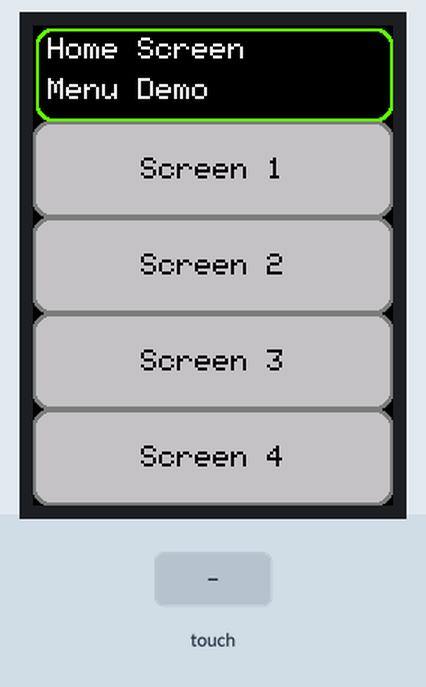
Recording of a sketch running on a simulated Arduino Uno, built with avr-gcc and run on an emulated ATmega328P. Parts: 240×320 colour display. The test bench sets the inputs (shaded band). What the sketch prints to the serial monitor is not drawn.

Above: at 1.6 s.
1.7 s: touch panel pressed at 13 % / 30 % of its raw x / y range
At 3.0 s:
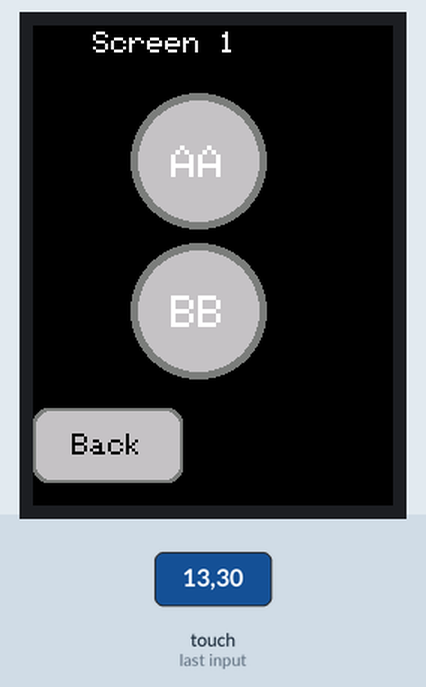
3.3 s: touch panel pressed at 13 % / 90 % of its raw x / y range
At 4.7 s:
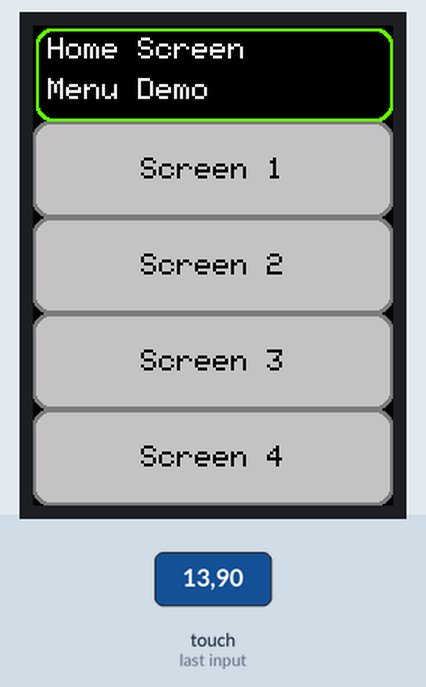
5.0 s: touch panel pressed at 13 % / 50 % of its raw x / y range
At 5.5 s:
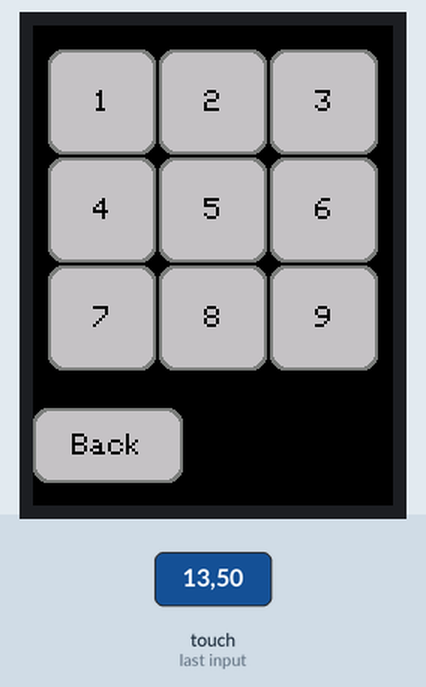
6.7 s: touch panel pressed at 38 % / 90 % of its raw x / y range
At 8.1 s:
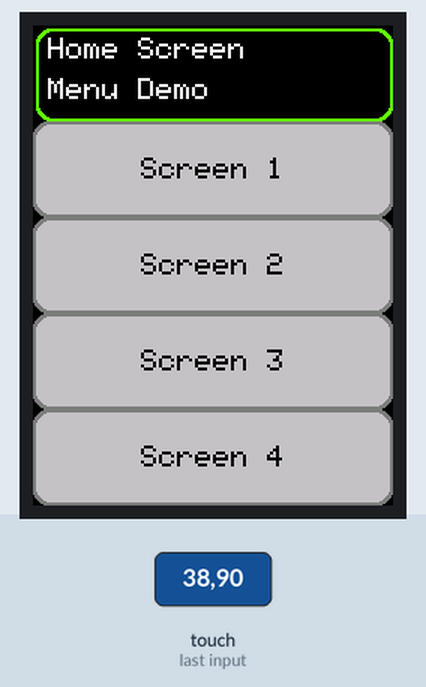
8.4 s: touch panel pressed at 13 % / 70 % of its raw x / y range
At 8.8 s:
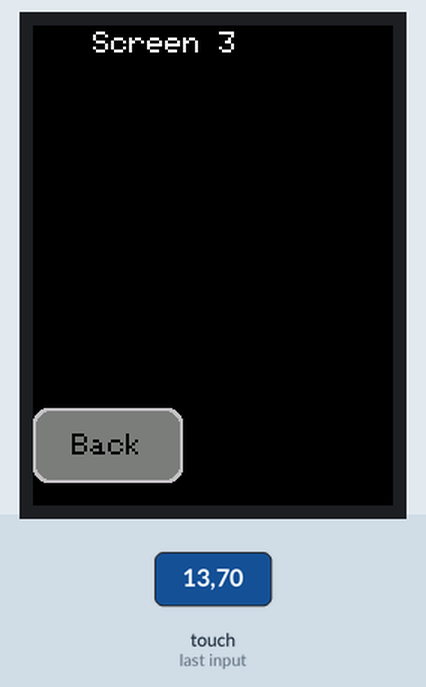
10.0 s: touch panel pressed at 62 % / 90 % of its raw x / y range
At 10.7 s:
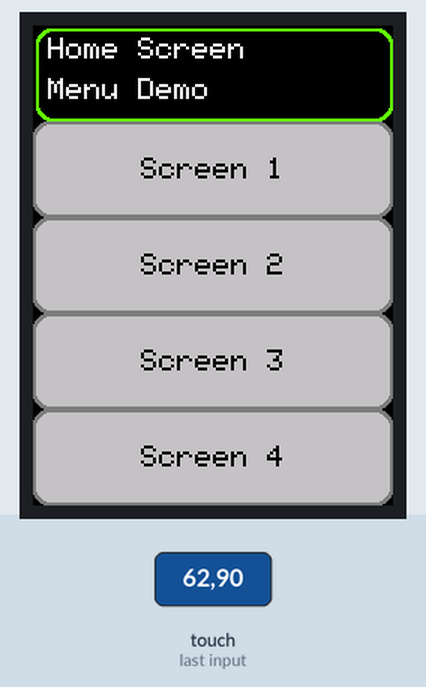
Timing chart, 0 to 12.7 s (numbered marks = the images above; inputs shaded):
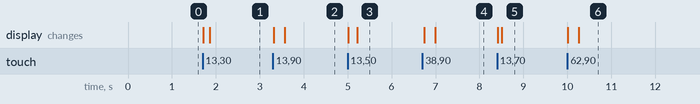

The sketch:

UnoTouch.ino
```cpp
/*
  ILI9341 Cap Touch Scrren Multiple Screen navigation demo..
  simple demo with 1 home screen and 4 other screens on an uno..
  DrawCircle make a simple circle button with centered text..
  DrawButton makes a simple button with centered text..
  TouchArea returns true if the area was touched note on..
  this one, touch cords are off in demo, so i flipped them in function..
  CheckScreenTouch primary touch loop for all screens..

  created 2.18.2023 ~q

*/


#include <Adafruit_GFX.h>    // Core graphics library
#include <SPI.h>       // this is needed for display
#include <Adafruit_ILI9341.h>
#include <Arduino.h>      // this is needed for FT6206
#include <Adafruit_FT6206.h>


#define BLACK 0x0000  // macros for color (16 bit)
#define NAVY 0x000F
#define DARKGREEN 0x03E0
#define DARKCYAN 0x03EF
#define MAROON 0x7800
#define PURPLE 0x780F
#define OLIVE 0x7BE0
#define LIGHTGREY 0xC618
#define DARKGREY 0x7BEF
#define BLUE 0x001F
#define GREEN 0x07E0
#define CYAN 0x07FF
#define RED 0xF800
#define MAGENTA 0xF81F
#define YELLOW 0xFFE0
#define WHITE 0xFFFF
#define ORANGE 0xFD20
#define GREENYELLOW 0xAFE5
#define PINK 0xF81F
#define LIME 0x67E0

//nano defines
#define LCD_CS 10     // Chip Select goes to Analog 3
#define LCD_CD 9     // Command/Data goes to Analog 2
#define LCD_WR 12     // LCD Write goes to Analog 1MOSI
#define LCD_RD 11     // LCD Read goes to Analog 0
//#define LCD_RESET A4  // Can alternately not connect at all..

/* Mega Defines
  #define LCD_CS A3     // Chip Select goes to Analog 3
  #define LCD_CD A2     // Command/Data goes to Analog 2
  #define LCD_WR A1     // LCD Write goes to Analog 1
  #define LCD_RD A0     // LCD Read goes to Analog 0
  #define LCD_RESET A4  // Can alternately just connect to Arduino's reset pin
*/

//Create some objects
Adafruit_FT6206 ts = Adafruit_FT6206();//touch
Adafruit_ILI9341 tft = Adafruit_ILI9341(LCD_CS, LCD_CD);//screen


//current screen we are on..
int CurrentScreen = 0;
//debounce the touch screen
unsigned long lastTouchMilli = 0;
//check touch once per
int intervalTouch = 10;//miliis
//are we debugging?
bool Debugging = true;
//keep track of our circle rads..
int CircleRad = 45;


void setup() {

  Serial.begin(115200);
  while (!Serial);

  // tft.begin(0x9341);  // Initialise LCD
  tft.begin();
  if (Debugging) Serial.println("Starting Touch");
  if (! ts.begin(10)) {  // pass in 'sensitivity' coefficient
    Serial.println("Couldn't start FT6206 touchscreen controller");
    while (1);
  }
   ScreenHome();
}


void loop() {

    //debounce touch screen once per interval
    if (millis() - lastTouchMilli >= intervalTouch)
    { lastTouchMilli = millis();
    CheckScreenTouch();
    }
}

void ScreenHome()
{
  CurrentScreen = 0;
  tft.fillScreen(BLACK);
  tft.setTextSize(2);
  DrawButton("",2,2,238,62,BLACK,LIME);
  DrawText("Home Screen", 10, 8, WHITE);
  DrawText("Menu Demo", 10, 35, WHITE);
  DrawButton("Screen 1",0, 64, 240, 64, LIGHTGREY,DARKGREY);
  DrawButton("Screen 2",0, 128, 240, 64, LIGHTGREY,DARKGREY);
  DrawButton("Screen 3",0, 192, 240, 64, LIGHTGREY,DARKGREY);
  DrawButton("Screen 4",0, 256, 240, 64, LIGHTGREY,DARKGREY);
}


void ScreenOne()
{
  CurrentScreen = 1;
  tft.fillScreen(BLACK);
  tft.setTextSize(2);
  DrawText("Screen 1", 40, 4, WHITE);
  tft.setTextSize(3);
  DrawCircle("AA",110, 90, CircleRad,LIGHTGREY,DARKGREY);
  DrawCircle("BB",110, 190, CircleRad,LIGHTGREY,DARKGREY);
  DrawButton("Back",0, 255, 100, 50,LIGHTGREY,DARKGREY);
}

void ScreenTwo()
{
 CurrentScreen = 2;
 tft.fillScreen(BLACK);
 tft.setTextSize(2);
 int w = tft.width();
 int h = tft.height();
 int cols = 3;
 int rows = 3;
 int gap = 2;
 int btnWidth = (w / cols) - (gap *(cols+1));
 int border = w - ((btnWidth*cols)+(gap*(cols+1)));
 int btnHeight = (h / (rows+1)) - (gap*(rows+2));
 int x = gap;
 int y = border;
 char btnTxt[2];
 int btnNum = 0;
   for (int i = 0;i<rows;i++)
   {x = gap+ (border /2);
     for (int j=0;j<cols;j++)
     { btnTxt[0] = char(49+btnNum);
       btnNum++;
       DrawButton(btnTxt,x,y,btnWidth,btnHeight,LIGHTGREY,DARKGREY);
       x+=btnWidth+gap;
     }
    y+=btnHeight+gap;
   }
  DrawButton("Back",0, 255, 100, 50,LIGHTGREY,DARKGREY);
}

void ScreenThree()
{
  CurrentScreen = 3;
  tft.fillScreen(BLACK);
  tft.setTextSize(2);
  DrawText("Screen 3", 40, 4, WHITE);
  DrawButton("Back",0, 255, 100, 50,DARKGREY, LIGHTGREY);
}

void ScreenFour()
{
  CurrentScreen = 4;
  tft.fillScreen(BLACK);
  tft.setTextSize(2);
  DrawText("Screen 4", 40, 4, WHITE);
  DrawButton("Back",0, 255, 100, 50,DARKGREY, LIGHTGREY);
}


void DrawButton(const char *text,int16_t x, int16_t y, int16_t w, int16_t h, int16_t color, int16_t bordercolor) {
  tft.fillRoundRect(x, y, w, h,10, bordercolor);
  tft.fillRoundRect(x+2, y+2, w-4, h-4,10, color);
  tft.setTextSize(2);
  tft.setTextColor(BLACK);
  int16_t x1,y1;
  uint16_t h1,w1;
  h1=0;
  w1=0;
  //get the w and h of our text
  tft.getTextBounds(text,x,y,&x1,&y1,&w1,&h1);
  //center it..
  tft.setCursor(x+w/2-w1/2, y+h/2-h1/2);
  tft.println(text);
}


void DrawCircle(char *text, int16_t x, int16_t y, int16_t r, int16_t color, int16_t bordercolor) {
  tft.fillCircle(x, y, r, bordercolor);
  tft.fillCircle(x, y, r - 5, color);
  int16_t x1,y1;
  uint16_t h1,w1;
  h1=0;
  w1=0;
  //get the w and h of our text
  tft.getTextBounds(text,x,y,&x1,&y1,&w1,&h1);
  //center it..
  tft.setCursor(x-w1/2, (y-(r/2))+h1/2);
  tft.println(text);
}

//combines text and color
void DrawText(const char *text, int16_t x, int16_t y, int16_t color) {
  tft.setTextColor(color);  // Set Text Proporties
  tft.setCursor(x, y);
  tft.println(text);
}


// are we touching the area??
//pass in the points touched and area to match..
bool TouchArea( int px, int py, int x, int y, int w, int h)
{

  int x2 = x + w;
  int y2 = y + h;
  bool match = false;
  //manipulate points, if needed..
  int touch_x = (240 - px);
  int touch_y =  (320 - py);

  if ((touch_x >= x) && (touch_x <= x2) && (touch_y >= y) && (touch_y <= y2))
  {
    match = true;
  }

  if (Debugging){
  Serial.print("X = ");
  Serial.print(touch_x);
  Serial.print(", X1 = ");
  Serial.print(x);
  Serial.print(", Y = ");
  Serial.print(touch_y);
  Serial.print(", Y1 = ");
  Serial.print(y);
  Serial.print(", match = ");
  Serial.println(match);}

  return match;
}

//check touch for all screens..
void CheckScreenTouch()
{
  if (ts.touched()) {
    //need to reuse the x y for all button checks..
    TS_Point p = ts.getPoint();
    if (Debugging){
    Serial.print("Checking buttons Screen: ");
    Serial.println(CurrentScreen);}

    switch (CurrentScreen){
      case 0: //home screen
       if (TouchArea(p.x, p.y, 0, 64, 240, 64)) {
            if (Debugging) Serial.println("Button 1");
             ScreenOne();
          } else if (TouchArea(p.x, p.y, 0, 128, 240, 64)) {
             ScreenTwo();
           if (Debugging) Serial.println("Button 2");
          } else if (TouchArea(p.x, p.y, 0, 192, 240, 64)) {
             ScreenThree();
           if (Debugging) Serial.println("Button 3");
          } else if (TouchArea(p.x, p.y, 0, 256, 240, 64)) {
            ScreenFour();
           if (Debugging) Serial.println("Button 4");
          }
           break;
      case 1: //Screen 1
        if (TouchArea(p.x, p.y, 0, 190-CircleRad/2, 240, CircleRad*2))  {
           if (Debugging) Serial.println("Button 1");
          } else if (TouchArea(p.x, p.y, 0, 90-CircleRad/2, 240, CircleRad*2)) {
           if (Debugging) Serial.println("Button 2");
          } else if (TouchArea(p.x, p.y, 0, 255, 240, 50)) {
           if (Debugging) Serial.println("Button Back");
           ScreenHome();
          }
          break;
      case 2: //Screen 2
           if (CheckTouchNumPad(p.x,p.y)){
           if (Debugging) Serial.println("Num Pad");
           } else
           if (TouchArea(p.x, p.y, 0, 255, 240, 50)) {
           if (Debugging) Serial.println("Button Back");
           ScreenHome();
          }
          break;
      case 3: //Screen 3
           if (TouchArea(p.x, p.y, 0, 255, 240, 50)) {
           if (Debugging) Serial.println("Button Back");
           ScreenHome();
          }
          break;
      case 4: //Screen 4
           if (TouchArea(p.x, p.y, 0, 255, 240, 50)) {
           if (Debugging) Serial.println("Button Back");
           ScreenHome();
          }
          break;
    }
  }
}

//check touches on the number pad screen 2..
bool CheckTouchNumPad(int px, int py)
{
 int w = tft.width();
 int h = tft.height();
 int cols = 3;
 int rows = 3;
 int gap = 2;
 int btnWidth = (w / cols) - (gap *(cols+1));
 int border = w - ((btnWidth*cols)+(gap*(cols+1)));
 int btnHeight = (h / (rows+1)) - (gap*(rows+2));
 int x = gap;
 int y = border;
 int btn = 1;
 bool click = false;
   for (int i = 0;i<rows;i++)
   {x = gap+ (border /2);
     for (int j=0;j<cols;j++)
     {
      if (TouchArea(px,py,x,y,btnWidth,btnHeight)){
        click = true;
        break;
      }
       x+=btnWidth+gap;
       btn++;
     }
     if (click) break;
    y+=btnHeight+gap;
   }

   if (click){
       switch (btn){
         case 1:if (Debugging) Serial.println("BTN1");break;
         case 2:if (Debugging) Serial.println("BTN2");break;
         case 3:if (Debugging) Serial.println("BTN3");break;
         case 4:if (Debugging) Serial.println("BTN4");break;
         case 5:if (Debugging) Serial.println("BTN5");break;
         case 6:if (Debugging) Serial.println("BTN6");break;
         case 7:if (Debugging) Serial.println("BTN7");break;
         case 8:if (Debugging) Serial.println("BTN8");break;
         case 9:if (Debugging) Serial.println("BTN9");break;
       }
   }

   return click;

}
```

Measured:
- after the input at 1.7 s, the display: first changes at once (image 1 shows a later state)
- after the input at 3.3 s, the display: first changes at once (image 2 shows a later state)
- after the input at 5.0 s, the display: first changes at once (image 3 shows a later state)
- after the input at 6.7 s, the display: first changes at once (image 4 shows a later state)
- after the input at 8.4 s, the display: first changes at once (image 5 shows a later state)
- after the input at 10.0 s, the display: first changes at once (image 6 shows a later state)
